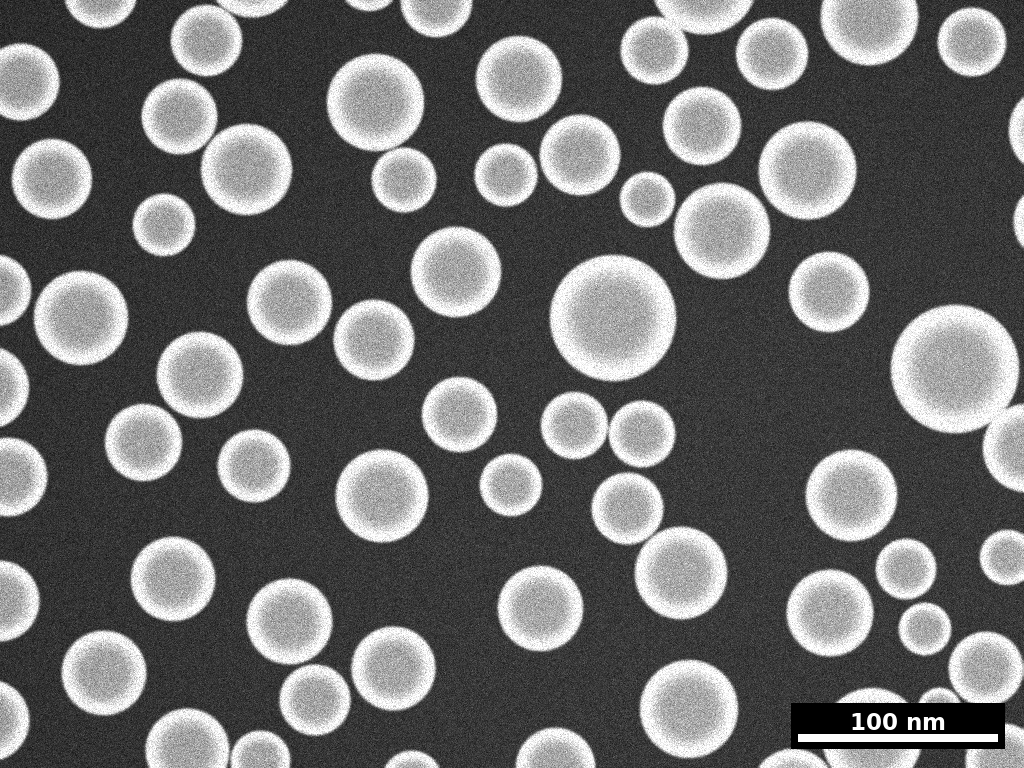
#> input picture samples/sem_au_40nm.png, 1024 x 768 px; its folder holds only this picture in this run
$ python -i segmentation.py   (imports and definitions only)
#> lines starting #> are read from the running program, lines starting #| are printed output that depends on the picture; after the words box and inside, x2 and y2 are one past the last pixel; in counts of white or black regions, pixels touching at a corner belong together
"""
Particle segmentation: finding individual particles in a micrograph.

The hard part is not finding particles, it is separating them
-----------------------------------------------------------------
Thresholding a micrograph is easy, and on a sparse sample it is the whole
job. Real samples are not sparse: particles dry into contact, and every
touching pair becomes a single connected blob. A blob of two 40 nm spheres
has the area of one 57 nm sphere, so naive thresholding does not merely
miscount, it invents a large-particle tail that was never in the sample and
shifts the reported mean upward. Separating contacts is therefore the
measurement, and that is what the watershed stage does.

Pipeline, and the reason for each stage
---------------------------------------
1. Mask the burnt-in scale bar, which is a perfect high-contrast rectangle
   and would otherwise be measured as one enormous particle.
2. CLAHE, to flatten the illumination gradient and vignetting that make a
   single global threshold cut in the wrong place across the frame.
3. Edge-preserving denoise, because shot noise fragments particle interiors
   into speckle and a blur that removes it also eats the boundary we are
   trying to measure.
4. Polarity detection from the histogram mode, so SEM (bright particles) and
   TEM (dark particles) both work without being told which is which.
5. Otsu threshold, then morphological cleanup.
6. Distance transform plus watershed, which is the contact-splitting step.
7. Border exclusion. A particle clipped by the frame edge shows only part of
   itself; measuring it reports a too-small diameter and, because large
   particles are likelier to touch an edge, biases the whole distribution
   downward. Standard stereological practice is to discard them, and that is
   what we do.
"""

from __future__ import annotations

from dataclasses import dataclass

import cv2
import numpy as np
from scipy import ndimage as ndi
from skimage.feature import peak_local_max
from skimage.segmentation import watershed


@dataclass
class SegmentationParams:
    """Knobs for the segmentation pipeline."""

    polarity: str = "auto"            # "auto" | "bright" | "dark"
    clahe_clip: float = 2.0
    clahe_grid: int = 8
    denoise: str = "bilateral"        # "bilateral" | "median" | "none"
    bilateral_d: int = 7
    bilateral_sigma_colour: float = 45.0
    bilateral_sigma_space: float = 7.0
    median_ksize: int = 5

    open_radius: int = 2              # erase speckle
    fill_holes: bool = True

    split_touching: bool = True
    # Of the estimated particle radius. Raised from 0.55 to 0.70 after
    # measuring the packing-density sweep in outputs/validation_results.csv:
    # at high coverage the lower value over-split touching particles (cutting
    # through a particle's interior rather than its true boundary), which
    # undersized the survivors and biased the population D50 by several
    # percent. 0.70 trades a few points of recall at high density (fewer,
    # larger touching clusters get left merged rather than split) for
    # consistently better precision and population-level size accuracy; see
    # "Watershed peak-distance tuning" under Engineering notes in the README.
    peak_min_distance_frac: float = 0.70
    peak_footprint_min: int = 3

    min_area_px: int = 40             # below this, it is noise, not a particle
    max_area_frac: float = 0.25       # above this, it is an artefact or a clump
    min_solidity: float = 0.80        # rejects unsplit clumps and debris
    exclude_border: bool = True


@dataclass
class SegmentationResult:
    labels: np.ndarray                # int32 instance labels, 0 = background
    binary: np.ndarray                # bool mask before splitting
    polarity: str
    n_raw: int                        # regions before rejection filters
    n_kept: int
    n_border_removed: int
    n_shape_rejected: int
    estimated_radius_px: float


# --------------------------------------------------------------------------
# helpers
# --------------------------------------------------------------------------

def detect_polarity(gray: np.ndarray, valid: np.ndarray | None = None) -> str:
    """Decide whether particles are brighter or darker than the background.

    Topology, not brightness
    ------------------------
    The tempting rule -- "the background is the commonest intensity, so
    particles are on the other side of the threshold" -- fails on exactly the
    images this tool is built for. Strongly scattering particles saturate, so
    their interiors all land within a bin or two of each other and pile into
    one tall histogram spike, while the background's shot noise spreads its
    pixels across a wide range of bins. The particle phase then *is* the
    mode, and the rule inverts the image: background gets segmented as a
    single enormous particle, every real particle is discarded, and the
    pipeline returns nothing.

    The structural distinction is reliable where the brightness one is not.
    Background is a single connected sheet that reaches around everything;
    particles are many separate compact blobs. So binarise both ways and ask
    which phase is fragmented: for background the largest connected component
    holds nearly all of the phase's area, for particles it holds a small
    fraction. Only when both phases look equally connected -- a densely
    packed sample whose particles all touch -- do we fall back to area.
    """
    mask_valid = (
        valid if valid is not None else np.ones(gray.shape, dtype=bool)
    )
    px = gray[mask_valid]
    if px.size == 0:
        return "bright"

    thresh, _ = cv2.threshold(px.astype(np.uint8), 0, 255,
                              cv2.THRESH_BINARY + cv2.THRESH_OTSU)

    stats_by_polarity: dict[str, tuple[float, float]] = {}
    for name, phase in (("bright", gray >= thresh), ("dark", gray <= thresh)):
        phase = phase & mask_valid
        area = float(phase.sum())
        if area <= 0:
            stats_by_polarity[name] = (1.0, 0.0)
            continue
        n, _, cc_stats, _ = cv2.connectedComponentsWithStats(
            phase.astype(np.uint8), connectivity=8
        )
        if n <= 1:
            stats_by_polarity[name] = (1.0, area / mask_valid.sum())
            continue
        areas = cc_stats[1:, cv2.CC_STAT_AREA].astype(float)
        stats_by_polarity[name] = (
            float(areas.max() / area),      # how connected this phase is
            float(area / mask_valid.sum()),  # how much of the frame it covers
        )

    frag_bright, frac_bright = stats_by_polarity["bright"]
    frag_dark, frac_dark = stats_by_polarity["dark"]

    if abs(frag_bright - frag_dark) > 0.20:
        # The more fragmented phase is the particles.
        return "bright" if frag_bright < frag_dark else "dark"

    # Both equally connected: fall back to the phase covering less area.
    return "bright" if frac_bright < frac_dark else "dark"


def _preprocess(gray: np.ndarray, p: SegmentationParams) -> np.ndarray:
    clahe = cv2.createCLAHE(clipLimit=p.clahe_clip,
                            tileGridSize=(p.clahe_grid, p.clahe_grid))
    out = clahe.apply(gray)
    if p.denoise == "bilateral":
        out = cv2.bilateralFilter(out, p.bilateral_d,
                                  p.bilateral_sigma_colour, p.bilateral_sigma_space)
    elif p.denoise == "median":
        k = p.median_ksize | 1
        out = cv2.medianBlur(out, k)
    return out


def _estimate_radius_px(binary: np.ndarray) -> float:
    """Typical particle radius, read off the distance transform.

    For a disc the distance transform peaks at the radius, so the upper
    percentiles of the distance map inside the foreground estimate the radius
    of the typical particle without anyone having to supply it.
    """
    dist = cv2.distanceTransform(binary.astype(np.uint8), cv2.DIST_L2, 5)
    vals = dist[binary]
    if vals.size == 0:
        return 0.0
    return float(np.percentile(vals, 95))


# --------------------------------------------------------------------------
# main
# --------------------------------------------------------------------------

def segment(
    image: np.ndarray,
    params: SegmentationParams | None = None,
    overlay_mask: np.ndarray | None = None,
) -> SegmentationResult:
    """Segment particles and return one integer label per particle."""
    p = params or SegmentationParams()
    gray = image if image.ndim == 2 else cv2.cvtColor(image, cv2.COLOR_RGB2GRAY)
    gray = gray.astype(np.uint8)
    h, w = gray.shape

    valid = np.ones((h, w), dtype=bool)
    if overlay_mask is not None and overlay_mask.shape == gray.shape:
        valid &= ~overlay_mask

    proc = _preprocess(gray, p)

    polarity = p.polarity
    if polarity == "auto":
        polarity = detect_polarity(proc, valid)

    # Threshold using only valid pixels, so the burnt-in overlay cannot drag
    # the Otsu threshold away from the sample's own statistics.
    sample = proc[valid]
    tval, _ = cv2.threshold(sample, 0, 255, cv2.THRESH_BINARY + cv2.THRESH_OTSU)
    binary = (proc >= tval) if polarity == "bright" else (proc <= tval)
    binary &= valid

    if p.open_radius > 0:
        k = cv2.getStructuringElement(
            cv2.MORPH_ELLIPSE, (2 * p.open_radius + 1, 2 * p.open_radius + 1)
        )
        binary = cv2.morphologyEx(
            binary.astype(np.uint8), cv2.MORPH_OPEN, k
        ).astype(bool)
    if p.fill_holes:
        binary = ndi.binary_fill_holes(binary)

    radius_px = _estimate_radius_px(binary)

    # --- split touching particles ---------------------------------------
    if p.split_touching and binary.any() and radius_px >= 2:
        dist = cv2.distanceTransform(binary.astype(np.uint8), cv2.DIST_L2, 5)
        # Smoothing the distance map suppresses the spurious local maxima
        # that boundary roughness produces, which would otherwise shatter one
        # particle into several.
        dist = cv2.GaussianBlur(dist, (0, 0), max(radius_px * 0.12, 0.8))

        min_dist = max(int(round(radius_px * p.peak_min_distance_frac)),
                       p.peak_footprint_min)
        coords = peak_local_max(
            dist, min_distance=min_dist, labels=binary,
            exclude_border=False,
        )
        markers = np.zeros(dist.shape, dtype=np.int32)
        for i, (r, c) in enumerate(coords, start=1):
            markers[r, c] = i
        if markers.max() == 0:
            markers, _ = ndi.label(binary)
        labels = watershed(-dist, markers, mask=binary).astype(np.int32)
    else:
        labels, _ = ndi.label(binary)
        labels = labels.astype(np.int32)

    n_raw = int(labels.max())

    # --- rejection filters ----------------------------------------------
    from skimage.measure import regionprops

    max_area = p.max_area_frac * h * w
    keep = np.zeros(labels.max() + 1, dtype=bool)
    n_border = 0
    n_shape = 0

    for reg in regionprops(labels):
        if reg.area < p.min_area_px or reg.area > max_area:
            n_shape += 1
            continue
        if p.exclude_border:
            minr, minc, maxr, maxc = reg.bbox
            if minr <= 0 or minc <= 0 or maxr >= h or maxc >= w:
                n_border += 1
                continue
        if reg.solidity < p.min_solidity:
            n_shape += 1
            continue
        keep[reg.label] = True

    # Renumber so labels run 1..n with no gaps.
    remap = np.zeros(labels.max() + 1, dtype=np.int32)
    remap[np.flatnonzero(keep)] = np.arange(1, int(keep.sum()) + 1)
    clean = remap[labels]

    return SegmentationResult(
        labels=clean,
        binary=binary,
        polarity=polarity,
        n_raw=n_raw,
        n_kept=int(keep.sum()),
        n_border_removed=n_border,
        n_shape_rejected=n_shape,
        estimated_radius_px=float(radius_px),
    )


# --------------------------------------------------------------------------
# sub-pixel boundary refinement
# --------------------------------------------------------------------------

# [105 lines left out: function refine_half_max, not called in this run]

>>> import cv2
>>> picture = cv2.cvtColor(cv2.imread('../samples/sem_au_40nm.png'), cv2.COLOR_BGR2RGB)
#> picture is the input picture: shape (768, 1024, 3); min 0, max 255, mean 110.8
>>> result = segment(picture)
#> in detect_polarity, `thresh, _ = cv2.threshold(px.astype(np.uint8), 0, 255, cv2.THRESH_BINA..`: thresh = 131
#> the loop in detect_polarity, `for name, phase in (("bright", gray >= thresh), ("dark", gray <= thres..` made 2 passes
#> (name, area, n) on passes 1 to 2: ('bright', 295578, 84), ('dark', 491470, 180)
#> pass 1, in detect_polarity, `phase = phase & mask_valid`:
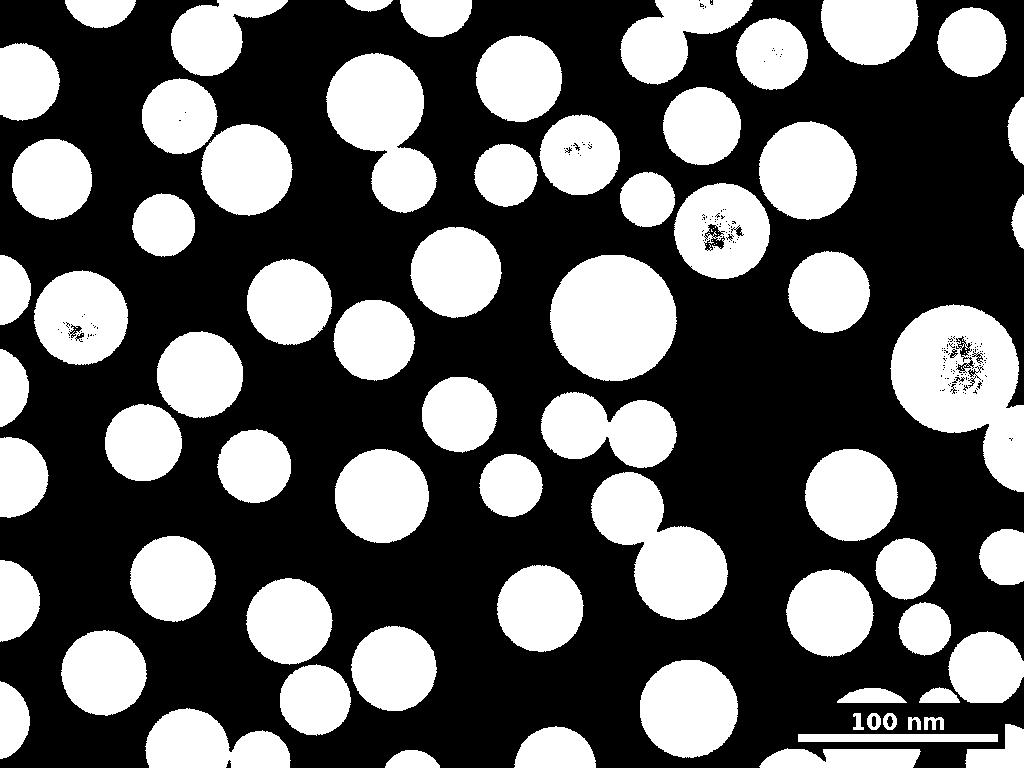
#> phase: shape (768, 1024) bool; 37.6% white; 83 white regions (14 under 20 px), largest, box (x1, y1, x2, y2) and area: (890, 304, 1024, 492) 15026, (550, 255, 677, 381) 12548, (591, 472, 728, 620) 11023
#> after the loop in detect_polarity, `for name, phase in (("bright", gray >= thresh), ("dark", gray <= thres..`: stats_by_polarity = {'bright': (0.0508, 0.376), 'dark': (0.997, 0.625)}
#> in detect_polarity, `frag_bright, frac_bright = stats_by_polarity["bright"]`: frag_bright = 0.0508; frac_bright = 0.376
#> in detect_polarity, `frag_dark, frac_dark = stats_by_polarity["dark"]`: frag_dark = 0.997; frac_dark = 0.625
#> in segment, `polarity = detect_polarity(proc, valid)`: polarity = 'bright'
#> in segment, `tval, _ = cv2.threshold(sample, 0, 255, cv2.THRESH_BINARY + cv2.THRESH..`: tval = 131
#> in _estimate_radius_px, `dist = cv2.distanceTransform(binary.astype(np.uint8), cv2.DIST_L2, 5)`:
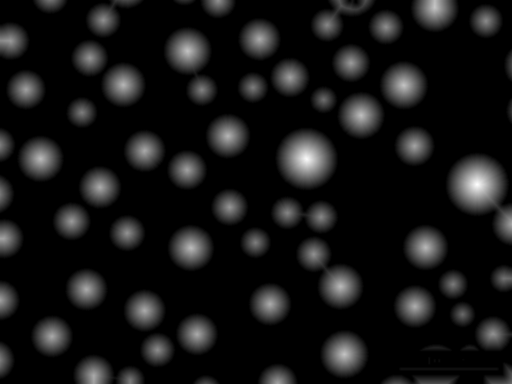
#> dist: shape (768, 1024) float32 (shown at 1/2 size); min 0, max 62.51, mean 5.4; drawn with min black and max white
#> in segment, `radius_px = _estimate_radius_px(binary)`: radius_px = 34.2
#> in segment, `min_dist = max(int(round(radius_px * p.peak_min_distance_frac)), p.pea..`: min_dist = 24
#> in segment, `coords = peak_local_max( dist, min_distance=min_dist, labels=binary, e..`: coords = 71 pairs, first value 0 to 767, second value 0 to 1023
#> the loop in segment, `for i, (r, c) in enumerate(coords, start=1):` made 71 passes
#> (r, c) on passes 1 to 8: (369, 954), (318, 613), (12, 869), (708, 688), (170, 807), (102, 375), (230, 722), (496, 381)
#> after the loop in segment, `for i, (r, c) in enumerate(coords, start=1):`:
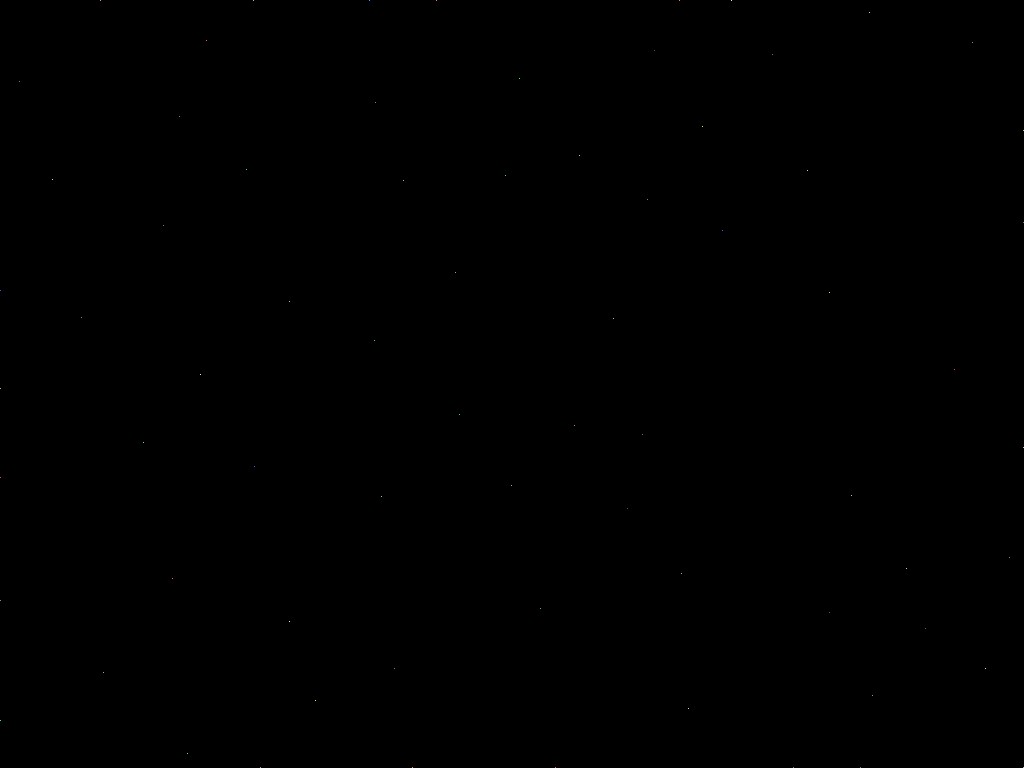
#> markers: shape (768, 1024) int32; 72 distinct labels, from 0 to 71; one colour per label, 0 black
#> in segment, `labels = watershed(-dist, markers, mask=binary).astype(np.int32)`:
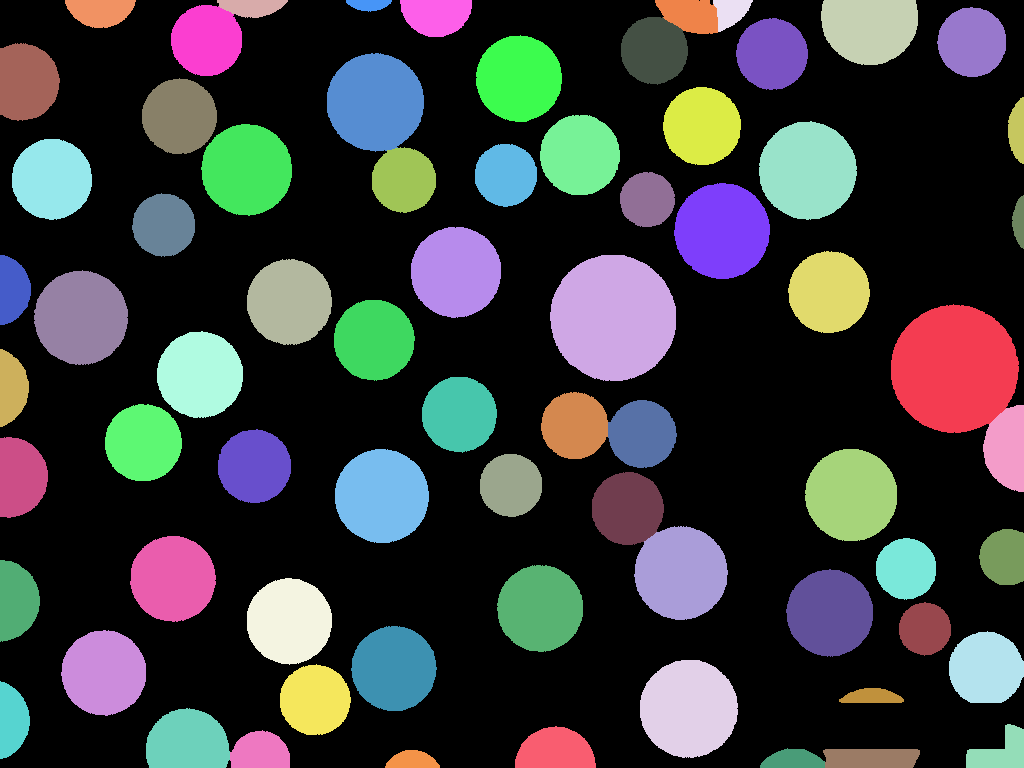
#> labels: shape (768, 1024) int32; 72 distinct labels, from 0 to 71; one colour per label, 0 black
#> in segment, `n_raw = int(labels.max())`: n_raw = 71
#> the loop in segment, `for reg in regionprops(labels):` made 71 passes
#> (minr, minc, maxr, maxc) on passes 1 to 8: (304, 891, 433, 1019), (255, 550, 381, 676), (0, 821, 65, 918), (660, 640, 758, 738), (121, 759, 220, 857), (53, 327, 152, 424), (183, 674, 279, 770), (449, 335, 543, 429)
#> after the loop in segment, `for reg in regionprops(labels):`: n_border = 25; n_shape = 0
#> in segment, `clean = remap[labels]`:
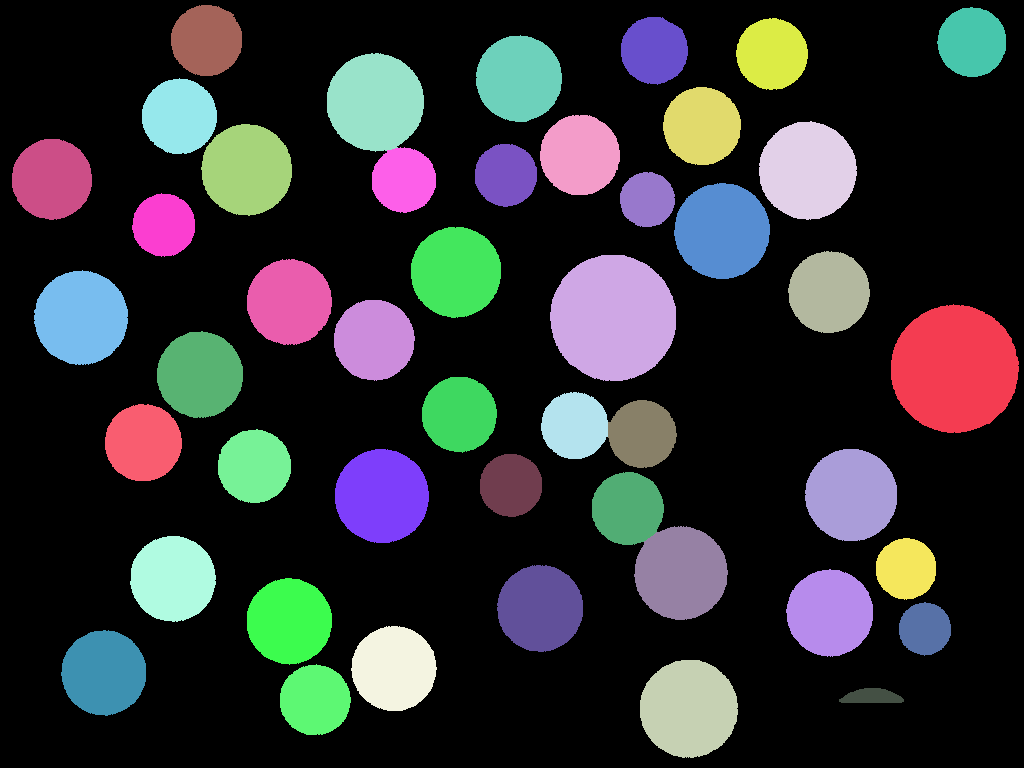
#> clean: shape (768, 1024) int32; 47 distinct labels, from 0 to 46; one colour per label, 0 black
